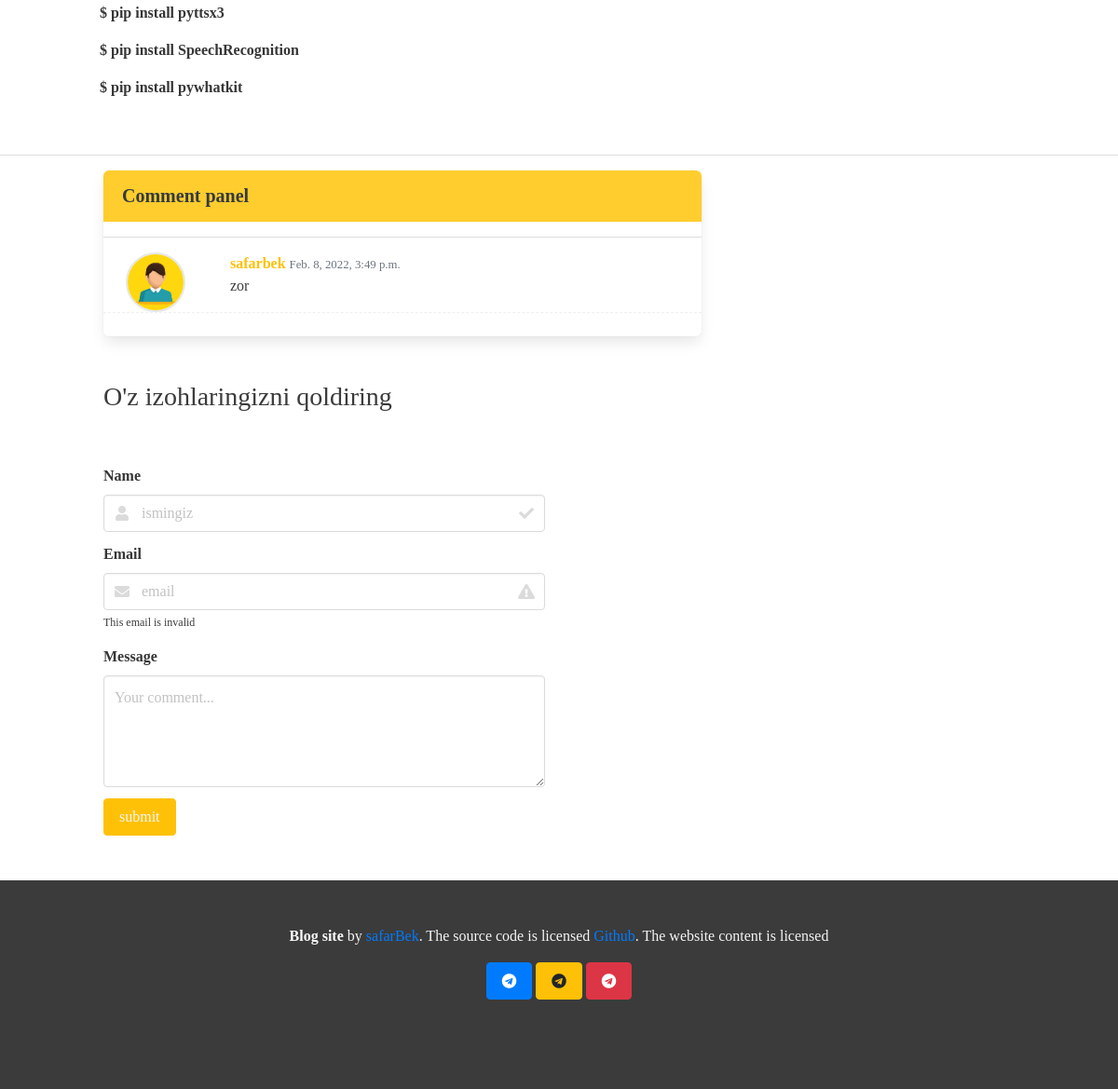
The page /post/temir-odam-python-bilan (lower part) on the database as committed earlier.
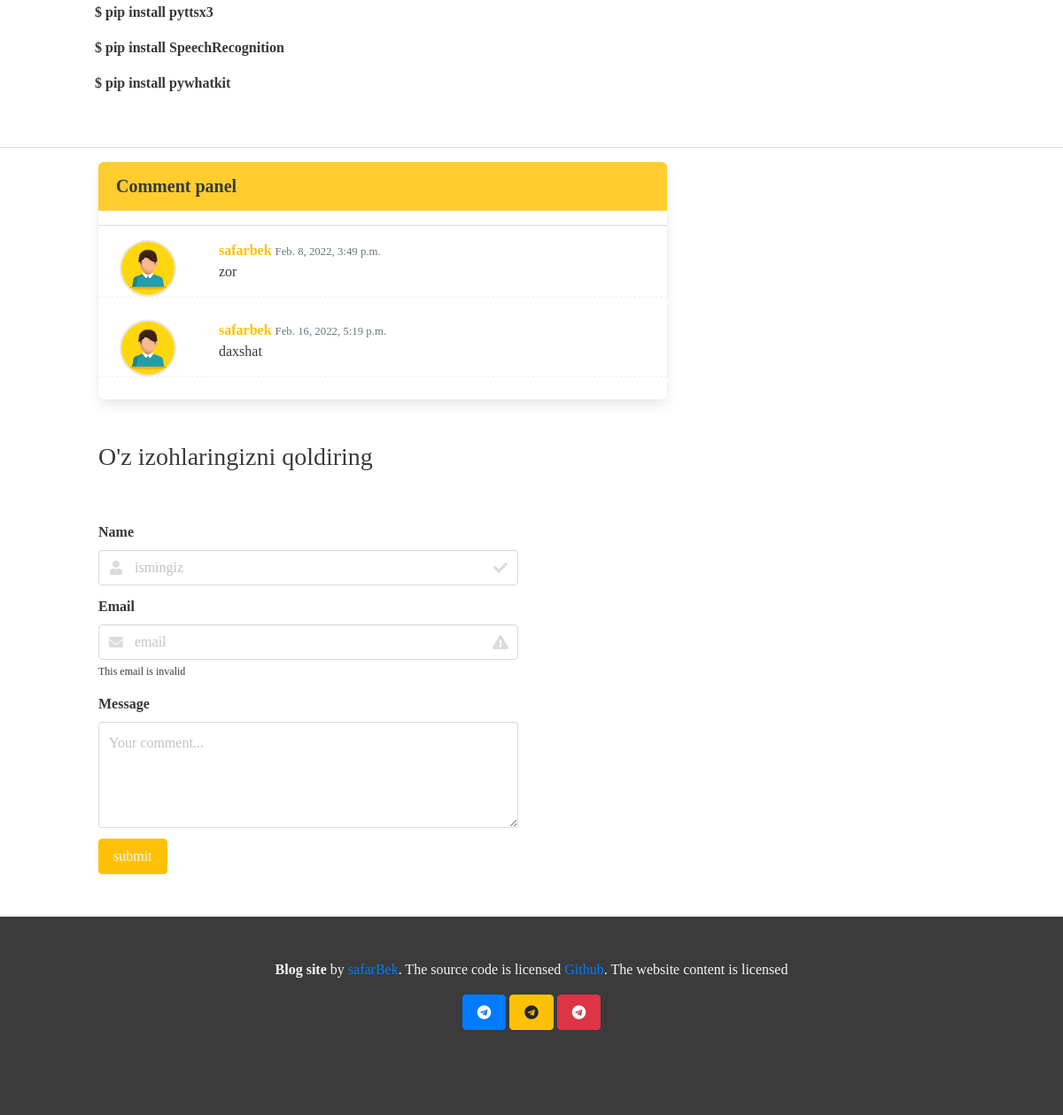
The same page on the database as committed later.
### main/models.py (models this page shows, shortened)
class Post(models.Model):
    name = models.CharField('title', max_length=80)
    slug = models.SlugField('*', max_length=50)
    image = models.ImageField("Blog image", upload_to='product_images/')
    tag = models.ForeignKey(Tag, on_delete=models.CASCADE)
    description = RichTextField("About product")
    like = models.PositiveIntegerField('like', default=0)
    view = models.PositiveIntegerField('views', default=0)
    class Meta:
        ordering = ["-id"]
        unique_together = ["slug"]

class Comment(models.Model):
    post = models.ForeignKey(Post ,on_delete=models.CASCADE)
    name = models.CharField(max_length=80)
    email = models.EmailField()
    body = models.TextField()
    created_on = models.DateTimeField(auto_now_add=True)
    active = models.BooleanField(default=False)
    class Meta:
        ordering = ['created_on']

### main/views.py (the view)
# urls.py: path("post/<slug>", views.postDetail, name='post'),
def postDetail(request, slug):
    posts = Post.objects.get(slug=slug)
    comment = list(Comment.objects.filter(post= posts))
    if request.method == "POST":
        form = CommentForm(request.POST)
        if form.is_valid():
            f = form.save(commit=False)
            f.post = posts
            print(f)
            f.save()
            return redirect(f'/post/{slug}')
    else:
        form = CommentForm()
    context = {"post":posts,
                'comment' :comment,
                'form':form
               }
    return render(request, "detail.html",context)

### main/forms.py
class CommentForm(ModelForm):
    class Meta:
        model = Comment
        fields = "__all__" #Shu modelni hamma maydoni uchun form hosil qilish
        exclude = ["post"]
        widgets = {
            "name":TextInput(attrs={'class':'input', 'placeholder':'ismingiz'}),
            'email':EmailInput(attrs={'class':'input', 'placeholder':'email'}),
            "body":Textarea( attrs={'class':'textarea', 'placeholder':'Your comment...','rows':4, 'cols':50}  )
        }

### main/context_pro.py (called while the page is built)
def view_all(request):
    products = list(Post.objects.select_related("tag").all())
    products = random.sample(products, 5)
    tags =list(Tag.objects.all())
    tags = random.sample(tags, 5)
    context = {
        'randoms':products,
        'rantags': tags
    }
    return context

### template/detail.html (shortened to what this page needs)
{% extends "base.html" %}
{% load static %}
{% block content %}
{% autoescape off %}
<br>
<br>
<br>
<br>
<div>
  <div class="row mx-5 p-1">
    <div class="col-md-6">
      <div class=" text-left uim-icon-primary mt-4">
        <p class="text-dark mt-3 mb-0">
          {{post.description}}
        </p>
      </div>
      <br>
    </div>
    <div class="col-md-6  order-first order-md-last">
    </div>
  </div>
</div>
<hr>
    <div class="row bootstrap snippets bootdeys mx-lg-5 mx-0 px-lg-5 px-sm-0">
      <div class="col-md-8 col-sm-12">
        <div class="comment-wrapper">
          <div class="panel panel-warning">
            <div class="panel-heading bg-yellow text-dark">
              Comment panel
            </div>
            <div class="panel-body">
              <hr>
              {% if not comment%}
              <ul class="media-list">
                <li class="media pl-4">
                  <h4>there not comment...</h4>
                </li>
              {% else %}
              {% for comments in comment %}
              <ul class="media-list">
                <li class="media pl-4">
                  <a href="#" class="pull-left">
                    <img src="/static/img/60111.jpg" alt="" class="img-circle">
                  </a>
                  <div class="media-body pl-5">
                    <strong class="text-warning">{{comments.name}}</strong>
                    <span class="text-muted pull-right">
                      <small class="text-muted">{{comments.created_on}}</small>
                    </span>
                    <p>
                      {{comments.body}}
                    </p>
                  </div>
                </li>
              </ul>
              {% endfor %}
              {% endif %}
            </div>
          </div>
        </div>
      </div>
    </div>
<br><br>
<section class="contact mx-lg-5">
  <div class="row mx-5">
    <div class="col-xl-6 col-lg-12 col-md-12">
      <h3>O'z izohlaringizni qoldiring</h3>
      <br>
      <br>
      <form action="" method="post">
        <div class="field">
          <label class="label">Name</label>
          <div class="control has-icons-left has-icons-right">
            {{form.name}}
            <span class="icon is-small is-left">
            </span>
            <span class="icon is-small is-right">
            </span>
          </div>
        </div>
        <div class="field">
          <label class="label">Email</label>
          <div class="control has-icons-left has-icons-right">
            {{form.email}}
            <span class="icon is-small is-left">
            </span>
            <span class="icon is-small is-right">
            </span>
          </div>
          <p class="help ">This email is invalid</p>
        </div>
        <div class="field">
          <label class="label">Message</label>
          <div class="control">
            {{form.body}}
          </div>
        </div>
        <button type="submit" class="button btn-warning has-text-light" >submit</button>
      </form>
    </div>
  </div>
</section>
<br><br>
{% endautoescape %}
{% endblock %}

### template/base.html (shortened to what this page needs)
<!doctype html>
<html lang="en">
<head>
    <link href='https://unpkg.com/boxicons@2.0.7/css/boxicons.min.css' rel='stylesheet'>
    <link rel="stylesheet" href="https://pro.fontawesome.com/releases/v5.10.0/css/all.css"
 />
    <link rel="stylesheet" href="https://cdn.jsdelivr.net/npm/bulma@0.9.3/css/bulma.min.css">
    <link rel="stylesheet" href="https://stackpath.bootstrapcdn.com/bootstrap/4.4.1/css/bootstrap.min.css"
>
    <link rel="stylesheet" href="/static/css/style.css">
</head>
<body>
    {% block content %}
    {% endblock %}
    <footer class="footer has-text-light" style="background-color: #3b3b3b;">
        <div class="content has-text-centered">
            <p>
                <strong class="text-light">Blog site</strong> by <a href="https://t.me/developer_safarbek">safarBek</a>.
                The source code is licensed
                <a href="/">Github</a>. The website content
                is licensed
            </p>
            <a class="button is-round btn-primary" href="https://t.me/roboblog_uz">
                <i class="fab fa-telegram"></i>
            </a>
            <a class="button is-round btn-warning" href="https://t.me/roboblog_uz">
                <i class="fab fa-telegram"></i>
            </a>
            <a class="button is-round btn-danger" href="https://t.me/roboblog_uz">
                <i class="fab fa-telegram"></i>
            </a>
        </div>
    </footer>
</body>
</html>

### staticfiles/css/style.css (style rules this page uses)
html { margin:0; padding:0; overflow-x:hidden; }
body { width: 100vw; margin: 0; padding: 0; color: #3B3B3B; font-family: 'Segoe UI Historic'; overflow: hidden !important; }
footer { font-family: 'Segoe Print' !important; }
li a { color: #FFCD2D; }
.comment-wrapper .panel-body { max-height:650px; overflow:auto; }
.comment-wrapper .media-list .media img { width:64px; height:64px; border:2px solid #e5e7e8; }
.comment-wrapper .media-list .media { border-bottom:1px dashed #efefef; margin-bottom:25px; }
.img-circle { border-radius: 50% !important; }
.bg-yellow { background-color: #FFCD2D; }

Rows that differ between the two databases and show on the page:
added Comment: name "safarbek", created_on "Feb. 16, 2022, 5:19 p.m.", body "daxshat"
